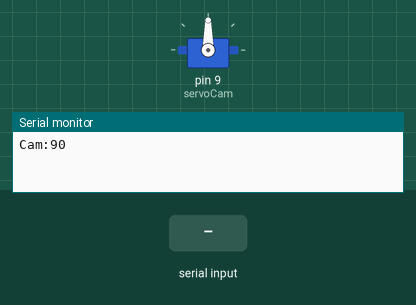
A sketch run on a simulated Arduino Uno, built with avr-gcc and run on an emulated ATmega328P. Parts: servo, the last lines printed to the serial monitor. Inputs (shaded band) come from the test bench.

Above: at 1.2 s.
1.3 s: "a" received over Serial
At 2.3 s:
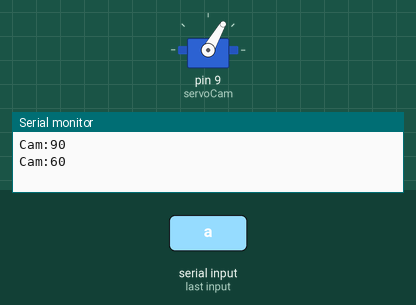
2.9 s: "a" received over Serial
At 3.4 s:
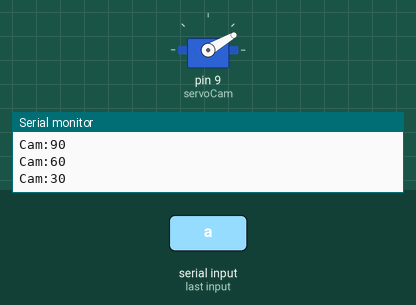
4.4 s: "d" received over Serial
At 5.6 s:
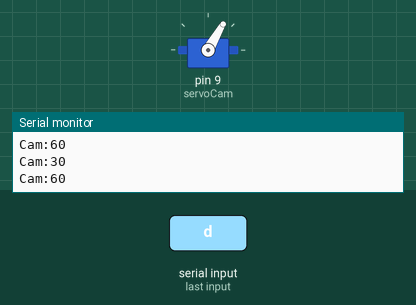
5.9 s: "x" received over Serial
At 7.0 s:
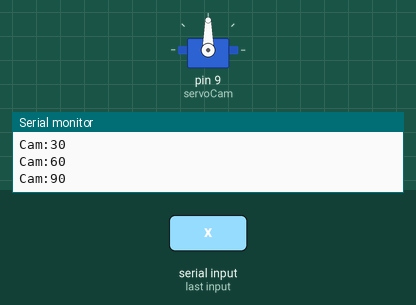
7.4 s: "d" received over Serial
At 8.1 s:
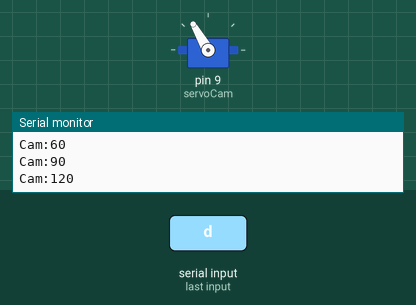
Timing chart, 0 to 9.9 s (numbered marks = the images above; inputs shaded):
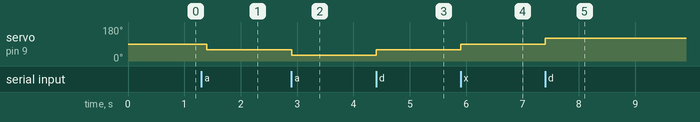

Measured:
- after the input at 1.3 s, servo on pin 9 (servoCam): 90° → 60° after 0.10 s
- after the input at 2.9 s, servo on pin 9 (servoCam): 60° → 30° at once
- after the input at 4.4 s, servo on pin 9 (servoCam): 30° → 60° at once
- after the input at 5.9 s, servo on pin 9 (servoCam): 60° → 90° at once
- after the input at 7.4 s, servo on pin 9 (servoCam): 90° → 120° at once

The sketch:

mico.ino
```cpp
/*
  Firmware for MicOS.
  by Diego de los Reyes Rodríguez <http://diegorys.es>

  created on 9 Dec 2014
  modified on 22 Dec 2014
  by Diego de los Reyes Rodríguez.
  http://diegorys.es
*/

#include <Servo.h>

/** VARIABLES **/

Servo servoCam;      // create servo object to control the webcam

int posCam = 0;  //Position of the webcam
int pinLDR = A5; //LDR pin

/** FUNCTIONS ARDUINO **/

void setup()
{
  Serial.begin(9600);         // initialize serial communication at 9600 bits per second.
  servoCam.attach(9);         // attaches the servo on pin 9 to the servo obj
  pinMode(pinLDR, INPUT);     // input sensor LDR
  moveCenter();               // initialize position
}

void loop()
{
  int command = -1;

  if (Serial.available() > 0) {
    // read the incoming byte:
    command = Serial.read();

    switch(command){
      case 'a':
        moveRight();
        break;
      case 'd':
        moveLeft();
        break;
      case 'x':
        moveCenter();
        break;
      case 'o':
        getLight();
        break;
      case 'p':
        getPosition();
        break;
      default:
        Serial.println("Error:Unknown command");
    }
  }
  delay(100);
}

/** ACTIONS **/

/**
 * Rotates the motor 30 degrees to the right.
 */
void moveRight(){
  posCam -= 30;
  rotate();
}

/**
 * Rotates the motor 30 degrees to the left.
 */
void moveLeft(){
  posCam += 30;
  rotate();
}

/**
 * Center the motor.
 */
void moveCenter(){
  posCam = 90;
  rotate();
}

/**
 * Gets the amount of light.
 */
void getLight(){
  int light = analogRead(pinLDR);
  Serial.print("Light:");
  Serial.println(light);
}

/**
 * Rotates the motor.
 */
void rotate(){
  if(posCam < 0) posCam = 0;
  else if(posCam > 179) posCam = 179;
  servoCam.write(posCam);
  getPosition();
}

/**
 * Gets the position of the motor.
 */
 void getPosition(){
  Serial.print("Cam:");
  Serial.println(posCam);
 }
```
